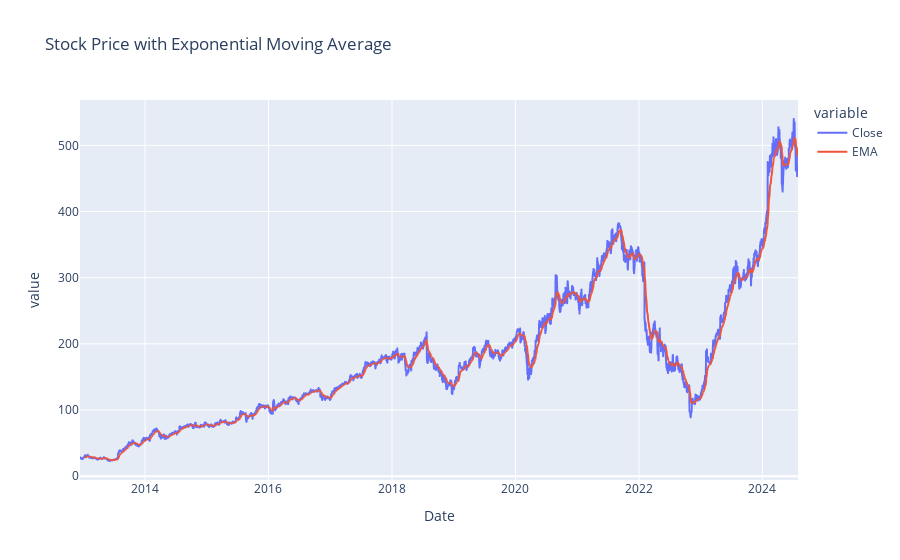

Write notebook code for a chart like this one.
### Code cell
fa.plot_ema()

### Figure 1 — Plotly figure (JSON) as saved in the notebook; plotly's stock layout.template omitted (floating-point values rounded to 4 significant figures; data arrays with more than 128 entries replaced by an {"elided": "..."} marker saying what was removed)
{"data": [{"hovertemplate": "variable=Close<br>Date=%{x}<br>value=%{y}<extra></extra>", "legendgroup": "Close", "line": {"color": "#636efa", "dash": "solid"}, "marker": {"symbol": "circle"}, "mode": "lines", "name": "Close", "showlegend": true, "type": "scattergl", "x": {"elided": "2926 str values"}, "xaxis": "x", "y": {"elided": "2926 float values"}, "yaxis": "y"}, {"hovertemplate": "variable=EMA<br>Date=%{x}<br>value=%{y}<extra></extra>", "legendgroup": "EMA", "line": {"color": "#EF553B", "dash": "solid"}, "marker": {"symbol": "circle"}, "mode": "lines", "name": "EMA", "showlegend": true, "type": "scattergl", "x": {"elided": "2926 str values"}, "xaxis": "x", "y": {"elided": "2926 float values"}, "yaxis": "y"}], "layout": {"legend": {"title": {"text": "variable"}, "tracegroupgap": 0}, "title": {"text": "Stock Price with Exponential Moving Average"}, "xaxis": {"anchor": "y", "domain": [0, 1], "title": {"text": "Date"}}, "yaxis": {"anchor": "x", "domain": [0, 1], "title": {"text": "value"}}}}
